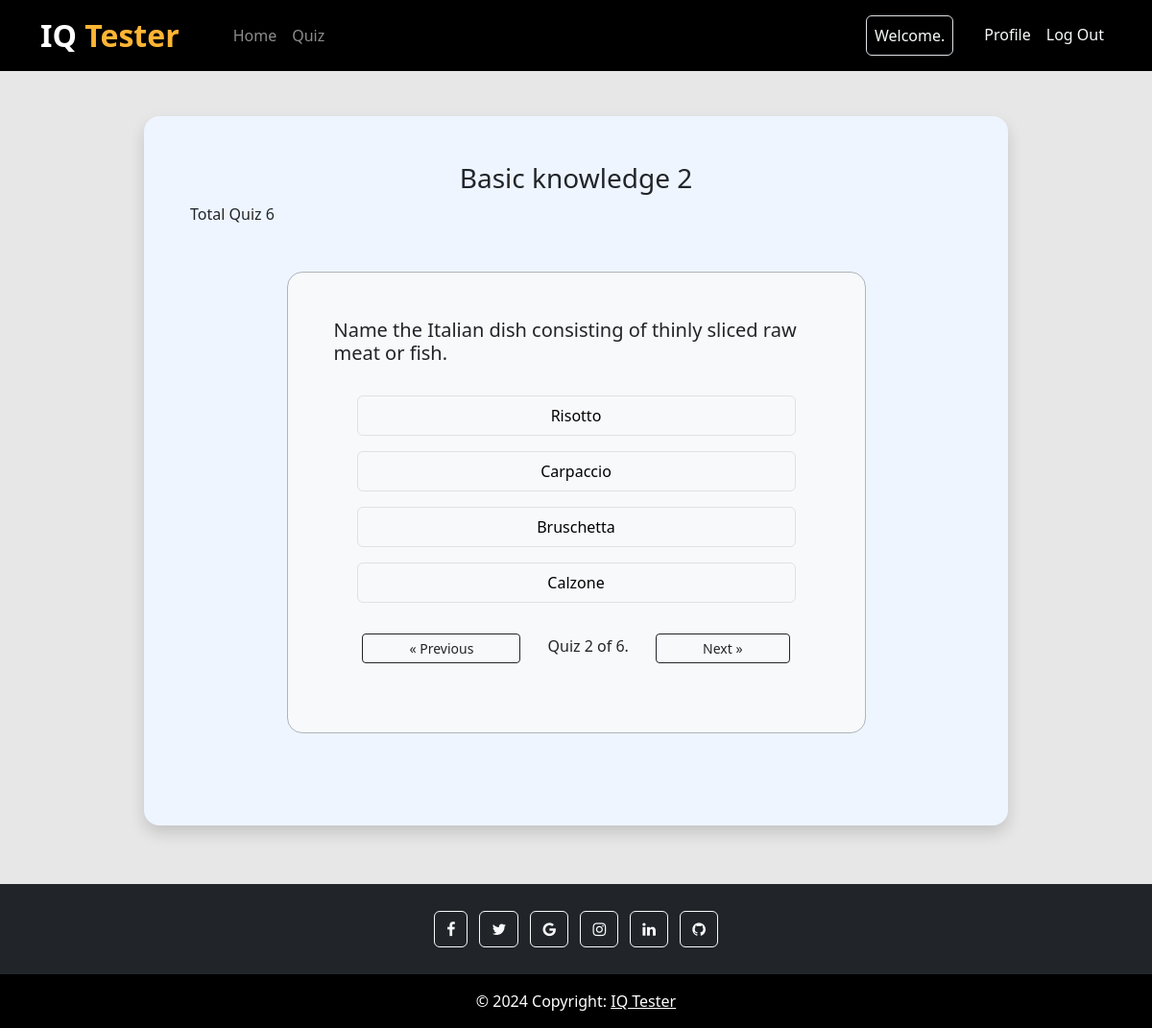
The page /quiz/2/?page=2 (signed in) on the database its author committed.
### quiz/models.py (models this page shows, shortened)
class Quiz(models.Model):
    title = models.CharField(max_length=100)
    description = models.TextField()
    image = models.ImageField(upload_to='quiz/media/images/', blank=True, null=True)
    category = models.ManyToManyField(Category)
    has_time_limit = models.BooleanField(default=False)
    time_limit_minutes = models.PositiveIntegerField(blank=True, null=True)
    created_at = models.DateTimeField(auto_now_add=True)

class Question(models.Model):
    quiz = models.ForeignKey(Quiz, on_delete=models.CASCADE, related_name='questions')
    text = models.TextField()
    def __str__(self):
        return self.text

class Choice(models.Model):
    question = models.ForeignKey(Question, on_delete=models.CASCADE, related_name='choice')
    option = models.CharField(max_length=200)
    is_correct = models.BooleanField(default=False)

### core/views.py (the view)
# urls.py: path('quiz/<int:quiz_id>/', quiz_page, name='quiz_page'),
@login_required(login_url="/login/")
def quiz_page(request, quiz_id):
    queryset = Question.objects.filter(quiz=quiz_id)
    quiz = Quiz.objects.get(id=quiz_id)
    qn_id = queryset.first().id
    items_per_page = 1
    paginator = Paginator(queryset, items_per_page)
    page = request.GET.get('page')
    ansid = request.GET.get('ansid')
    print(page)
    print(ansid)
    try:
        current_page = paginator.page(page)
        print(current_page.number)
    except PageNotAnInteger:
        current_page = paginator.page(1)
    except EmptyPage:
        current_page = paginator.page(paginator.num_pages)
    qn_id += current_page.number-1
    question = Question.objects.get(id=qn_id)
    print(question)
    return render(request, 'quiz_page.html', {'current_page': current_page, 'question' : question, 'quiz': quiz})

### core/templates/quiz_page.html (shortened to what this page needs)
{% extends "base.html" %}
{% block content %}
<section style="background-color: #EEF5FF" class="w-75 m-auto rounded-4 shadow p-5 my-5">
    <div>
        <h3 class="text-center">{{ quiz.title }}</h3>
        <span>Total Quiz {{quiz.questions.all|length}}</span>
        <div class="bg-light w-75 m-auto p-5 my-5 border border-dark-subtle rounded-4">
            <h5>{{question.text}}</h5>
            <div class="p-4">
                <div>
                    {% for choice  in question.choice.all%}
                    <div>
                        <p class="btn btn-light border rounder w-100 py-2">{{ choice.option }}</p>
                    </div>
                    {% endfor %}
                </div>
                <div class="pagination justify-content-center mt-3">
                    <span class="step-links">
                        {% if current_page.has_previous %}
                            <a class="btn btn-outline-dark btn-sm px-5" href="/quiz/{{quiz.id}}/?page={{ current_page.previous_page_number }}">&laquo; Previous</a>
                        {% endif %}
                        <span class="current mx-4">
                            Quiz {{ current_page.number }} of {{ current_page.paginator.num_pages }}.
                        </span>
                        {% if current_page.has_next %}
                            <a class="btn btn-outline-dark btn-sm px-5" href="/quiz/{{quiz.id}}/?page={{ current_page.next_page_number }}">Next &raquo;</a>
                        {% endif %}
                    </span>
                </div>
            </div>
        </div>
    </div>
</section>
{% endblock content %}

### rows shown on the page
Quiz: title "Basic knowledge 2", questions.all|length "6"
Question: text "Name the Italian dish consisting of thinly sliced raw meat or fish."
Choice: option "Risotto"
Choice: option "Carpaccio"
Choice: option "Bruschetta"
Choice: option "Calzone"

### other values the page prints
{{ current_page.number }} "2"
{{ current_page.paginator.num_pages }} "6"
